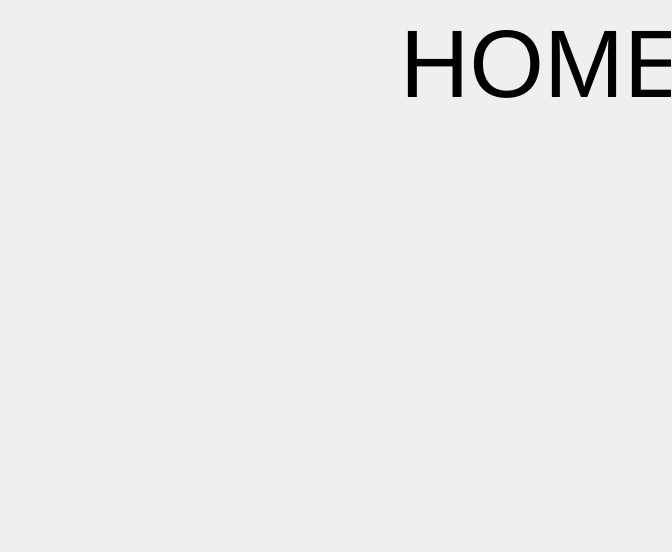
<?xml version="1.0" encoding="UTF-8"?>
<ui version="4.0">
 <class>homedisplay</class>
 <widget class="QWidget" name="homedisplay">
  <property name="geometry">
   <rect>
    <x>0</x>
    <y>0</y>
    <width>672</width>
    <height>552</height>
   </rect>
  </property>
  <property name="windowTitle">
   <string>Form</string>
  </property>
  <widget class="QLabel" name="label">
   <property name="geometry">
    <rect>
     <x>400</x>
     <y>0</y>
     <width>271</width>
     <height>131</height>
    </rect>
   </property>
   <property name="text">
    <string>&lt;html&gt;&lt;head/&gt;&lt;body&gt;&lt;p&gt;&lt;span style=&quot; font-size:72pt;&quot;&gt;HOME&lt;/span&gt;&lt;/p&gt;&lt;/body&gt;&lt;/html&gt;</string>
   </property>
  </widget>
 </widget>
 <resources/>
 <connections/>
</ui>
